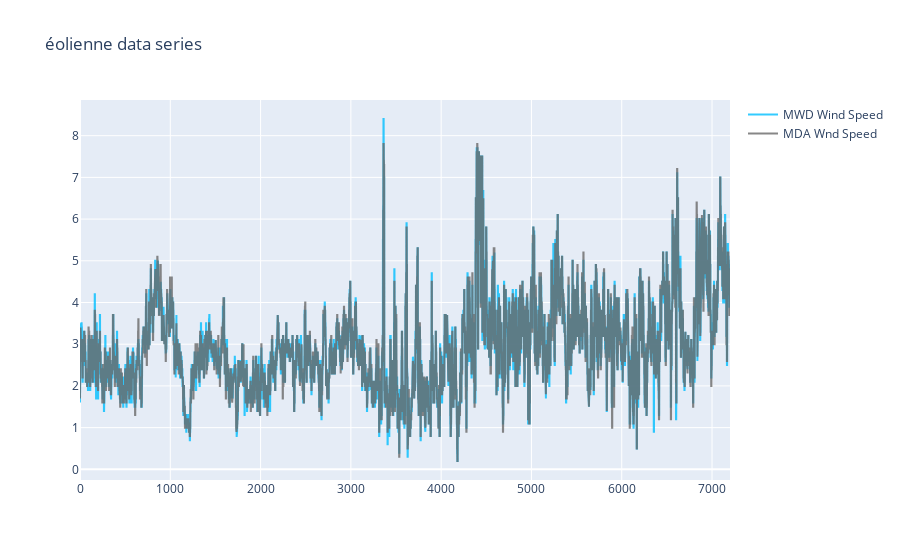

The notebook cell this image was saved under:
### Code cell
%matplotlib inline
nb_points=7200
x=time[0:nb_points]
fig = go.Figure()
fig.add_trace(go.Scatter(
                x=x,
                y=[item for item in df["MWD Wind Speed"][0:nb_points]],
                name="MWD Wind Speed",
                line_color='deepskyblue',
                opacity=0.8))

fig.add_trace(go.Scatter(
                x=x,
                y=[item for item in df["MDA Wnd Speed"][0:nb_points]],
                name="MDA Wnd Speed",
                line_color='dimgray',
                opacity=0.8))

# Use date string to set xaxis range
fig.update_layout(xaxis_range=[x[0],
                               x[nb_points-1]],
                  title_text="éolienne data series")
fig.show()

### Figure 1 — Plotly figure (JSON) as saved in the notebook; plotly's stock layout.template omitted (floating-point values rounded to 4 significant figures; data arrays with more than 128 entries replaced by an {"elided": "..."} marker saying what was removed)
{"data": [{"line": {"color": "deepskyblue"}, "name": "MWD Wind Speed", "opacity": 0.8, "type": "scatter", "x": {"elided": "7200 int values"}, "y": {"elided": "7200 float values"}}, {"line": {"color": "dimgray"}, "name": "MDA Wnd Speed", "opacity": 0.8, "type": "scatter", "x": {"elided": "7200 int values"}, "y": {"elided": "7200 float values"}}], "layout": {"autosize": true, "title": {"text": "éolienne data series"}, "xaxis": {"range": [0, 7199], "type": "linear"}, "yaxis": {"autorange": true, "range": [-0.2556, 8.856], "type": "linear"}}}
